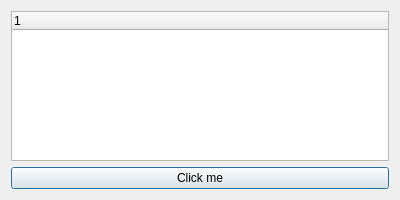
<?xml version="1.0" encoding="UTF-8"?>
<ui version="4.0">
 <class>Dialog</class>
 <widget class="QDialog" name="Dialog">
  <property name="geometry">
   <rect>
    <x>0</x>
    <y>0</y>
    <width>400</width>
    <height>200</height>
   </rect>
  </property>
  <property name="windowTitle">
   <string>Dialog</string>
  </property>
  <layout class="QVBoxLayout" name="verticalLayout">
   <item>
    <widget class="QTreeWidget" name="treeWidget">
     <column>
      <property name="text">
       <string notr="true">1</string>
      </property>
     </column>
    </widget>
   </item>
   <item>
    <widget class="QPushButton" name="pushButton">
     <property name="text">
      <string>Click me</string>
     </property>
    </widget>
   </item>
  </layout>
 </widget>
 <layoutdefault spacing="6" margin="11"/>
 <resources/>
 <connections/>
</ui>
